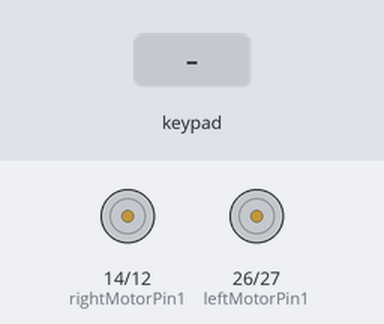
The sketch below on a simulated ESP32. On the bench: motor-driver pin pairs drawn as motors (green arrow = first pin HIGH = forward, orange = second pin HIGH = backward, longer = more drive, scaled by the enable pin). The inputs (shaded band) are chosen by the test bench.

Above: at 1.2 s.
1.3 s: key 'U' pressed
At 1.5 s:
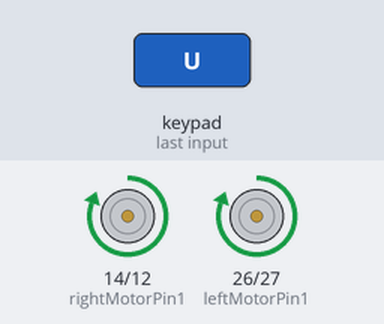
3.2 s: key 'D' pressed
At 3.4 s:
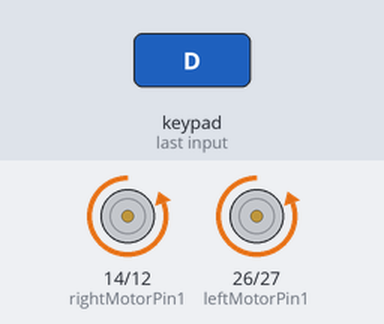
5.1 s: key 'L' pressed
At 5.3 s:
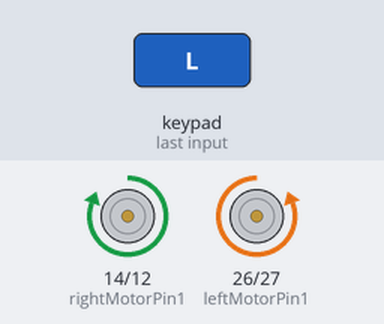
7.0 s: key 'R' pressed
At 7.2 s:
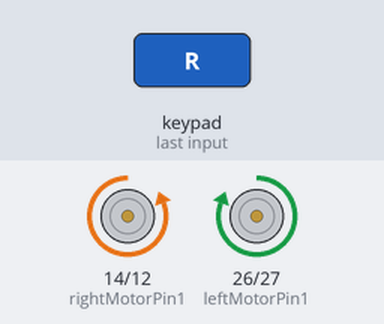
Timing chart, 0 to 9.9 s (numbered marks = the images above; inputs shaded):
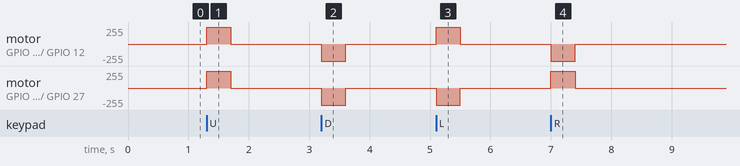

The sketch:

UGV_Bluetooth_Car.ino
```cpp
#define CUSTOM_SETTINGS
#define INCLUDE_GAMEPAD_MODULE
#include <DabbleESP32.h>

//Right motor
int enableRightMotor=33;
int rightMotorPin1=14;
int rightMotorPin2=12;

//Left motor
int enableLeftMotor=25;
int leftMotorPin1=26;
int leftMotorPin2=27;

#define MAX_MOTOR_SPEED 255

const int PWMFreq = 1000; /* 1 KHz */
const int PWMResolution = 8;
const int rightMotorPWMSpeedChannel = 4;
const int leftMotorPWMSpeedChannel = 5;

void rotateMotor(int rightMotorSpeed, int leftMotorSpeed)
{
  if (rightMotorSpeed < 0)
  {
    digitalWrite(rightMotorPin1,LOW);
    digitalWrite(rightMotorPin2,HIGH);
  }
  else if (rightMotorSpeed > 0)
  {
    digitalWrite(rightMotorPin1,HIGH);
    digitalWrite(rightMotorPin2,LOW);
  }
  else
  {
    digitalWrite(rightMotorPin1,LOW);
    digitalWrite(rightMotorPin2,LOW);
  }

  if (leftMotorSpeed < 0)
  {
    digitalWrite(leftMotorPin1,LOW);
    digitalWrite(leftMotorPin2,HIGH);
  }
  else if (leftMotorSpeed > 0)
  {
    digitalWrite(leftMotorPin1,HIGH);
    digitalWrite(leftMotorPin2,LOW);
  }
  else
  {
    digitalWrite(leftMotorPin1,LOW);
    digitalWrite(leftMotorPin2,LOW);
  }

  ledcWrite(rightMotorPWMSpeedChannel, abs(rightMotorSpeed));
  ledcWrite(leftMotorPWMSpeedChannel, abs(leftMotorSpeed));
}

void setUpPinModes()
{
  pinMode(enableRightMotor,OUTPUT);
  pinMode(rightMotorPin1,OUTPUT);
  pinMode(rightMotorPin2,OUTPUT);

  pinMode(enableLeftMotor,OUTPUT);
  pinMode(leftMotorPin1,OUTPUT);
  pinMode(leftMotorPin2,OUTPUT);

  //Set up PWM for speed
  ledcSetup(rightMotorPWMSpeedChannel, PWMFreq, PWMResolution);
  ledcSetup(leftMotorPWMSpeedChannel, PWMFreq, PWMResolution);
  ledcAttachPin(enableRightMotor, rightMotorPWMSpeedChannel);
  ledcAttachPin(enableLeftMotor, leftMotorPWMSpeedChannel);

  rotateMotor(0,0);
}

void setup()
{
  setUpPinModes();
  Dabble.begin("MyBluetoothCar");
}

void loop()
{
  int rightMotorSpeed=0;
  int leftMotorSpeed=0;
  Dabble.processInput();
  if (GamePad.isUpPressed())
  {
    rightMotorSpeed = MAX_MOTOR_SPEED;
    leftMotorSpeed = MAX_MOTOR_SPEED;
  }

  else if (GamePad.isDownPressed())
  {
    rightMotorSpeed = -MAX_MOTOR_SPEED;
    leftMotorSpeed = -MAX_MOTOR_SPEED;
  }

  else if (GamePad.isLeftPressed())
  {
    rightMotorSpeed = MAX_MOTOR_SPEED;
    leftMotorSpeed = -MAX_MOTOR_SPEED;
  }

  else if (GamePad.isRightPressed())
  {
    rightMotorSpeed = -MAX_MOTOR_SPEED;
    leftMotorSpeed = MAX_MOTOR_SPEED;
  }
  else
  {
    // Stop if no button pressed
    rightMotorSpeed = 0;
    leftMotorSpeed = 0;
    }
  rotateMotor(rightMotorSpeed, leftMotorSpeed);
}
```

Measured:
- after the input at 1.3 s, motor on GPIO 14 (rightMotorPin1) / GPIO 12 (rightMotorPin2), motor on GPIO 26 (leftMotorPin1) / GPIO 27 (leftMotorPin2): stopped → forward 255/255 at once, → stopped 0.40 s later
- after the input at 3.2 s, motor on GPIO 14 (rightMotorPin1) / GPIO 12 (rightMotorPin2), motor on GPIO 26 (leftMotorPin1) / GPIO 27 (leftMotorPin2): stopped → backward 255/255 at once, → stopped 0.40 s later
- after the input at 5.1 s, motor on GPIO 14 (rightMotorPin1) / GPIO 12 (rightMotorPin2): stopped → forward 255/255 at once, → stopped 0.40 s later; motor on GPIO 26 (leftMotorPin1) / GPIO 27 (leftMotorPin2): stopped → backward 255/255 at once, → stopped 0.40 s later
- after the input at 7.0 s, motor on GPIO 14 (rightMotorPin1) / GPIO 12 (rightMotorPin2): stopped → backward 255/255 at once, → stopped 0.40 s later; motor on GPIO 26 (leftMotorPin1) / GPIO 27 (leftMotorPin2): stopped → forward 255/255 at once, → stopped 0.40 s later
